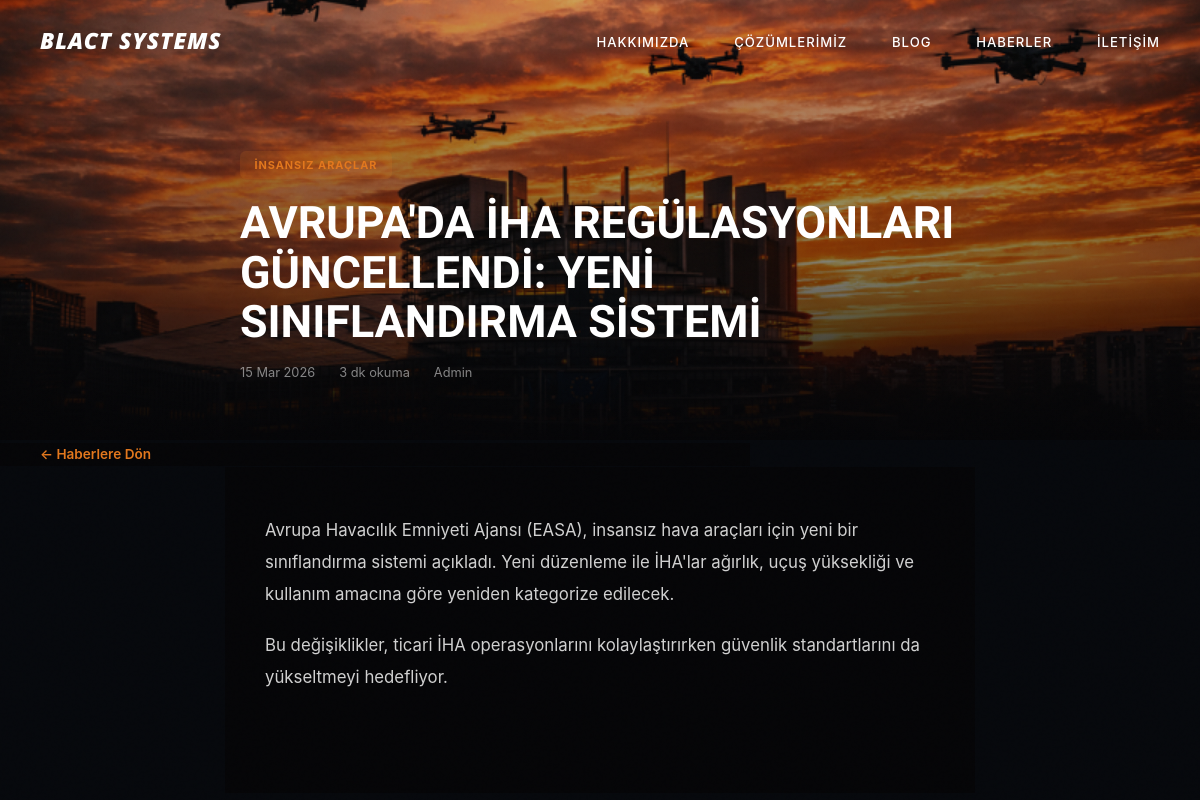
The app's page /post.php?slug=avrupada-iha-regulasyonlari-guncellendi with its own data.
### tables this page shows
CREATE TABLE posts (
    id INT AUTO_INCREMENT PRIMARY KEY,
    title VARCHAR(255) NOT NULL,
    slug VARCHAR(255) NOT NULL UNIQUE,
    excerpt TEXT,
    content LONGTEXT,
    image VARCHAR(255),
    category_id INT,
    type ENUM('blog', 'news') NOT NULL DEFAULT 'blog',
    status ENUM('draft', 'published') NOT NULL DEFAULT 'draft',
    read_time INT DEFAULT 5,
    author_id INT,
    published_at DATETIME,
    created_at TIMESTAMP DEFAULT CURRENT_TIMESTAMP,
    updated_at TIMESTAMP DEFAULT CURRENT_TIMESTAMP ON UPDATE CURRENT_TIMESTAMP,
    FOREIGN KEY (category_id) REFERENCES categories(id) ON DELETE SET NULL,
    FOREIGN KEY (author_id) REFERENCES users(id) ON DELETE SET NULL
);

CREATE TABLE categories (
    id INT AUTO_INCREMENT PRIMARY KEY,
    name VARCHAR(100) NOT NULL,
    slug VARCHAR(100) NOT NULL UNIQUE,
    type ENUM('blog', 'news') NOT NULL DEFAULT 'blog'
);

CREATE TABLE users (
    id INT AUTO_INCREMENT PRIMARY KEY,
    username VARCHAR(50) NOT NULL UNIQUE,
    password VARCHAR(255) NOT NULL,
    name VARCHAR(100) NOT NULL,
    created_at TIMESTAMP DEFAULT CURRENT_TIMESTAMP
);

### config.php (called while the page is built, shortened)
<?php
function getDB() {
    static $pdo = null;
    if ($pdo === null) {
        try {
            $pdo = new PDO(
                'mysql:host=' . DB_HOST . ';dbname=' . DB_NAME . ';charset=utf8mb4',
                DB_USER, DB_PASS,
                [PDO::ATTR_ERRMODE => PDO::ERRMODE_EXCEPTION, PDO::ATTR_DEFAULT_FETCH_MODE => PDO::FETCH_ASSOC]
            );
        } catch (PDOException $e) {
            die('DB bağlantı hatası: ' . $e->getMessage());
        }
    }
    return $pdo;
}
function e($str) {
    return htmlspecialchars($str, ENT_QUOTES, 'UTF-8');
}
function getPost($slug) {
    $db = getDB();
    $stmt = $db->prepare("SELECT p.*, c.name as category_name, c.slug as category_slug, u.name as author_name
        FROM posts p LEFT JOIN categories c ON p.category_id = c.id LEFT JOIN users u ON p.author_id = u.id
        WHERE p.slug = ? AND p.status = 'published'");
    $stmt->execute([$slug]);
    return $stmt->fetch();
}
function formatDate($date) {
    $months = ['Oca','Şub','Mar','Nis','May','Haz','Tem','Ağu','Eyl','Eki','Kas','Ara'];
    $ts = strtotime($date);
    return date('d', $ts) . ' ' . $months[date('n', $ts) - 1] . ' ' . date('Y', $ts);
}

### post.php (the view, shortened to what this page needs)
<?php require_once 'config.php';
$slug = $_GET['slug'] ?? '';
$post = getPost($slug);
$isNews = $post['type'] === 'news';
?>
<!DOCTYPE html>
<html lang="tr">
<head>
    <link rel="stylesheet" href="assets/css/style.css">
</head>
<body>
    <nav class="navbar" style="position:fixed;top:0;left:0;right:0;z-index:100;background:transparent;">
        <div class="nav-inner">
            <a href="index.html" class="logo"><em>Blact Systems</em></a>
            <ul class="nav-links" id="navLinks">
                <li><a href="index.html#hakkimizda">Hakkımızda</a></li>
                <li class="nav-dropdown">
                    <a href="index.html#cozumlerimiz">Çözümlerimiz</a>
                </li>
                <li><a href="blog.php">Blog</a></li>
                <li><a href="haberler.php">Haberler</a></li>
                <li><a href="index.html#iletisim">İletişim</a></li>
            </ul>
        </div>
    </nav>
    <section class="sp-hero">
        <div class="sp-hero-img" style="background-image:url('<?= e($post['image'] ? UPLOAD_URL . $post['image'] : 'assets/images/' . ($isNews ? 'bg2.png' : 'bg1.png')) ?>')"></div>
        <div class="sp-hero-overlay"></div>
        <div class="sp-hero-content">
            <?php if ($post['category_name']): ?><span class="sp-cat"><?= e($post['category_name']) ?></span><?php endif; ?>
            <h1><?= e($post['title']) ?></h1>
            <div class="sp-meta">
                <span><?= formatDate($post['published_at'] ?? $post['created_at']) ?></span>
                <?php if ($post['read_time']): ?><span><?= $post['read_time'] ?> dk okuma</span><?php endif; ?>
                <?php if ($post['author_name']): ?><span><?= e($post['author_name']) ?></span><?php endif; ?>
            </div>
        </div>
    </section>
    <a href="<?= $isNews ? 'haberler.php' : 'blog.php' ?>" class="sp-back">← <?= $isNews ? 'Haberlere' : 'Blog\'a' ?> Dön</a>
    <article class="sp-body">
        <?= $post['content'] ?>
    </article>
</body>
</html>

### post.php (style rules this page uses)
.sp-hero { position: relative; height: 55vh; min-height: 380px; display: flex; align-items: flex-end; background: #050507; }
.sp-hero-img { position: absolute; inset: 0; background-size: cover; background-position: center; }
.sp-hero-overlay { position: absolute; inset: 0; background: linear-gradient(to top, #050507 0%, rgba(5,5,7,0.5) 40%, rgba(5,5,7,0.2) 100%); }
.sp-hero-content { position: relative; z-index: 2; max-width: 800px; margin: 0 auto; padding: 0 2.5rem 3.5rem; width: 100%; }
.sp-cat { display: inline-block; background: rgba(226,119,29,0.15); color: #e2771d; padding: 0.3rem 0.9rem; border-radius: 6px; font-size: 0.68rem; font-weight: 700; text-transform: uppercase; letter-spacing: 1px; margin-bottom: 1.2rem; }
.sp-hero-content h1 { font-family: 'Rajdhani', sans-serif; font-size: clamp(1.8rem, 4vw, 2.8rem); font-weight: 700; text-transform: uppercase; line-height: 1.1; color: #fff; margin-bottom: 1rem; }
.sp-meta { display: flex; gap: 1.5rem; font-size: 0.8rem; color: rgba(255,255,255,0.5); }
.sp-body { max-width: 750px; margin: 0 auto; padding: 3rem 2.5rem 5rem; line-height: 1.9; font-size: 1.05rem; color: #d0d0d0; background: #050507; }
.sp-body p { margin-bottom: 1.2rem; }
.sp-back { display: inline-flex; align-items: center; gap: 0.5rem; max-width: 750px; margin: 0 auto; padding: 0 2.5rem; color: #e2771d; font-size: 0.85rem; font-weight: 600; width: 100%; background: #050507; }

### records on screen
posts: image (picture), category.name "İNSANSIZ ARAÇLAR", title "AVRUPA'DA İHA REGÜLASYONLARI GÜNCELLENDI: YENI SINIFLANDIRMA SISTEMI", published_at "15 Mar 2026", read_time "3", author.name "Admin", content "Avrupa Havacılık Emniyeti Ajansı (EASA), insansız hava araçları için yeni bir sınıflandırma sistemi açıkladı. Yeni düzenleme ile İHA'lar ağırlık, uçuş yüksekliği ve kullanım amacına göre yeniden kategorize edilecek. Bu değişiklikler, ticari İHA operasyonlarını kolaylaştırırken güvenlik standartlarını da yükseltmeyi hedefliyor."
